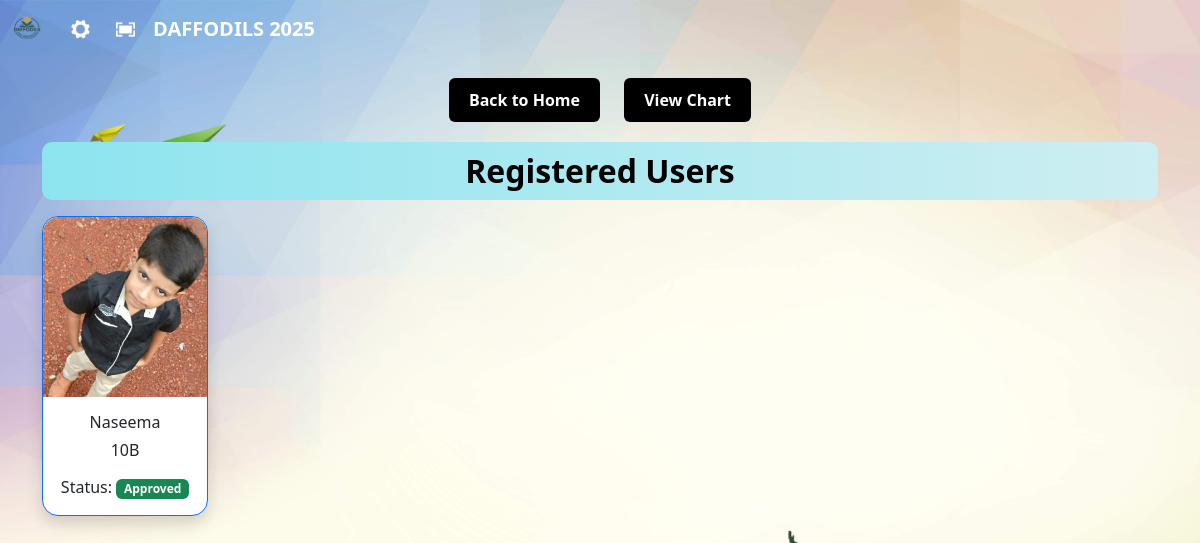
/users-list/ (signed in), run on the app's committed database.
### userapp/models.py (models this page shows)
class UserProfile(models.Model):
    user = models.OneToOneField(User, on_delete=models.CASCADE)
    phone = models.CharField(max_length=15, unique=True ,default='+91')
    batch = models.CharField(max_length=20, choices=[
        ('10A', '10A'), ('10B', '10B'), ('10C', '10C'), ('10D', '10D')
    ])
    n_adult = models.PositiveIntegerField(null=True, blank=True, default=0)
    n_child = models.PositiveIntegerField(null=True, blank=True , default=0)
    photo = models.ImageField(upload_to='user_photos/', blank=True, null=True)
    is_approved = models.BooleanField(default=False)

### manager/views.py (the view)
# urls.py: path('users-list/', views.users_list, name='users list'),
@daffodils_required
def users_list(request):
    users = UserProfile.objects.all().order_by('is_approved', 'batch')
    return render(request, 'users_list.html', {'users': users})

### manager/views.py (called while the page is built)
def daffodils_required(view_func):
    @wraps(view_func)
    @login_required
    def _wrapped_view(request, *args, **kwargs):
        if request.user.username == 'daffodils':
            return view_func(request, *args, **kwargs)
        return HttpResponseForbidden("Access denied: You are not authorized to view this page.")
    return _wrapped_view

### templates/users_list.html (shortened to what this page needs)
{% extends 'blank_layout.html' %}
{% load static %}
{% block content %}
<div class="nav-container">
    <a href="{% url 'dashboard' %}" class="nav-button">Back to Home</a>
    <a href="{% url 'table' %}" class="nav-button">View Chart</a>
</div>
<div class="container">
    <h2 class="text-center nav-button1">Registered Users</h2>
    <div class="row pt-2">
        {% for profile in users %}
        <div class="col-6 col-md-2 mb-3">
            <div class="card border-primary shadow rounded-4"
                style="height: 300px; display: flex; flex-direction: column;">
                <a href="{% url 'edit_user_profile' profile.id %}">
                    {% if profile.photo %}
                    <img src="{{ profile.photo.url }}" class="card-img-top rounded-top-4"
                        style="height: 180px; object-fit: cover;" alt="User Photo">
                    {% else %}
                    <img src="{% static 'images/prp.png' %}" class="card-img-top rounded-top-4"
                        style="height: 180px; object-fit: cover;" alt="Default Photo">
                    {% endif %}
                </a>
                <div class="card-body text-center"
                    style="flex-grow: 1; display: flex; flex-direction: column; justify-content: center;">
                    <h6 class="card-title"
                        style="height: 20px; white-space: nowrap; overflow: hidden; text-overflow: ellipsis;">
                        {{ profile.user.get_full_name|default:profile.user.username }}
                    </h6>
                    <h6 class="card-title"
                        style="height: 20px; white-space: nowrap; overflow: hidden; text-overflow: ellipsis;">
                        {{ profile.batch }}
                    </h6>
                    <p class="card-text mt-auto">
                        Status:
                        {% if profile.is_approved %}
                        <span class="badge bg-success">Approved</span>
                        {% else %}
                        <a href="{% url 'approve_user' profile.id %}" style="color: rgb(255, 255, 255);"
                            class="badge bg-danger mt-2">
                            pending
                        </a>
                        {% endif %}
                    </p>
                </div>
            </div>
        </div>
        {% empty %}
        <p>No users found.</p>
        {% endfor %}
    </div>
</div>
{% endblock %}

### templates/users_list.html (style rules this page uses)
.nav-container { text-align: center; margin: 20px 0; }
.nav-button { display: inline-block; background-color: #000000; color: white; padding: 10px 20px; margin: 0 10px; text-decoration: none; border-radius: 6px; font-weight: bold; transition: background-color 0.3s ease; }
.nav-button1 { align-items: center; background: linear-gradient(to right, #8de4ef, #ceeef2); color: rgb(0, 0, 0); padding: 10px 20px; text-decoration: none; border-radius: 10px; font-weight: bold; transition: background-color 0.3s ease; }

### data on the page
UserProfile: photo (picture), user.get_full_name "Naseema", batch "10B", is_approved "Approved"
